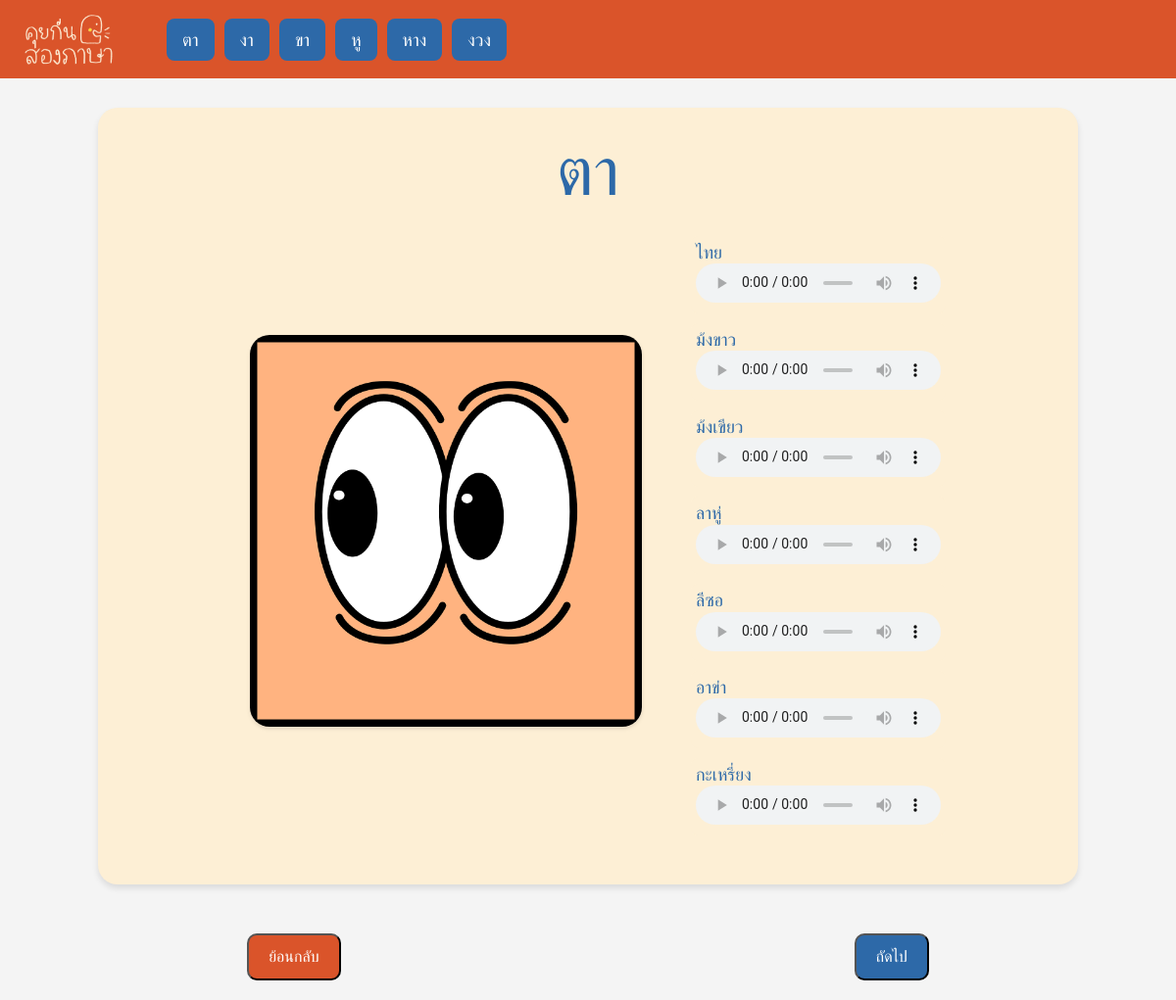
/lesson/1, run on the app's committed database.
### main.py (models this page shows, shortened)
class Lesson(db.Model):
    id = db.Column(db.Integer, primary_key=True)
    title = db.Column(db.Text, nullable=False)
    image_filename = db.Column(db.Text, nullable=False)
    sound_filename_thai = db.Column(db.Text, nullable=False)
    sound_filename_hmong_daw = db.Column(db.Text, nullable=False)
    sound_filename_hmong_njua = db.Column(db.Text, nullable=False)
    sound_filename_lahu = db.Column(db.Text, nullable=False)
    sound_filename_lisu = db.Column(db.Text, nullable=False)
    sound_filename_arka = db.Column(db.Text, nullable=False)
    sound_filename_karen = db.Column(db.Text, nullable=False)
    lesson_id = db.Column(db.Integer, nullable=False)

### main.py (the view)
@app.route('/lesson/<int:lesson_id>')
def display_lesson(lesson_id):
    lesson_data = Lesson.query.filter_by(lesson_id=lesson_id).all()
    if lesson_data:
        transformed_lesson_data = [(lesson.id, lesson.title, lesson.image_filename,
                                    lesson.sound_filename_thai, lesson.sound_filename_hmong_daw,
                                    lesson.sound_filename_hmong_njua, lesson.sound_filename_lahu,
                                    lesson.sound_filename_lisu, lesson.sound_filename_arka, lesson.sound_filename_karen,
                                    lesson.lesson_id)
                                   for lesson in lesson_data]
        return render_template('lesson.html', lesson_data=transformed_lesson_data, lesson_id=lesson_id)
    else:
        return "Lesson not found"

### templates/lesson.html (shortened to what this page needs)
<!DOCTYPE html>
<html lang="en">
<head>
    <link href="https://cdn.jsdelivr.net/npm/bootstrap@5.3.0-alpha1/dist/css/bootstrap.min.css" rel="stylesheet">
</head>
<body>
<div class="navbar-main">
    <div class="navbar-logo">
        <a href="/lesson_select" class="navbar-logo">
            <img src="/static/pic/mini_logo.png" alt="Logo" class="navbar-logo-img">
        </a>
    </div>
    {% for lesson in lesson_data %}
    <button class="navbar-button" onclick="showLesson({{ lesson[0] }})">{{ lesson[1] }}</button>
    {% endfor %}
</div>
<div class="container">
    {% for lesson in lesson_data %}
    <div class="lesson-box" data-lesson-id="{{ lesson[0] }}">
        <div class="d-flex flex-column align-items-center">
            <h1 class="heading">{{ lesson[1] }}</h1>
            <div class="lesson-content">
                <div class="d-flex flex-row align-items-center">
                    <div class="lesson-image-wrapper">
                        <img class="lesson-image img-fluid" src="{{ url_for('static', filename=lesson[2]) }}"
                            alt="Lesson Image">
                    </div>
                    <div class="audio-buttons-container" data-lesson-id="{{ lesson[0] }}">
                        {% set words = ['ไทย', 'ม้งขาว', 'ม้งเขียว', 'ลาหู่', 'ลีซอ', 'อาข่า', 'กะเหรี่ยง'] %}
                        {% for i in range(3, 10) %}
                        <div class="audio-button-wrapper">
                            <div class="audio-text">{{ words[i-3] }}</div>
                            <audio controls>
                                <source src="{{ url_for('static', filename=lesson[i]) }}" type="audio/mpeg">
                            </audio>
                        </div>
                        {% endfor %}
                    </div>
                </div>
            </div>
        </div>
    </div>
    {% endfor %}
</div>
</body>
</html>

### templates/lesson.html (style rules this page uses)
.navbar-main { background-color: #DA542A; width: 100%; height: 80px; display: flex; justify-content: flex-start; align-items: center; padding: 0 20px; position: fixed; top: 0; left: 0; z-index: 999; font-family: 'Itim', cursive; overflow-x: auto; }
.navbar-button { padding: 8px 16px; background-color: #2D69A8; color: #FFFFFF; border: none; border-radius: 8px; cursor: pointer; font-size: 18px; margin-right: 10px; text-decoration: none; }
body { background-color: #f4f4f4; font-family: 'Itim', cursive; margin: 0; padding: 0; }
.container { display: flex; flex-direction: column; align-items: flex-start; max-width: 1200px; margin: 0 auto; padding: 20px; margin-top: 80px; justify-content: center; align-items: center; }
.heading { color: #2D69A8; font-size: 70px; font-weight: 400; line-height: 130%; margin-bottom: 20px; width: 100%; text-align: center; }
.lesson-box { display: flex; justify-content: space-between; align-items: center; border-radius: 20px; background: #fdefd5; padding: 20px; margin: 10px; width: 100%; max-width: 1000px; box-shadow: 0 4px 6px rgba(0, 0, 0, 0.1); position: relative; flex: 1; }
.lesson-content { color: #2D69A8; font-size: 18px; font-weight: 400; line-height: 130%; margin-bottom: 20px; text-align: center; flex: 1; margin-left: 20px; }
.lesson-image { flex: 0 0 30%; width: 100%; max-height: 400px; object-fit: contain; border-radius: 20px; margin-bottom: 20px; box-shadow: 0 2px 4px rgba(0, 0, 0, 0.1); }
.lesson-box { display: none; }
.lesson-box:first-child { display: block; }
.audio-buttons-container { display: flex; flex-direction: column; align-items: flex-start; margin-left: 50px; }
.audio-buttons-container audio { width: 250px; height: 40px; }
.audio-text { text-align: left; display: flex; align-items: center; justify-content: flex-start; }
.navbar-logo { display: flex; align-items: center; text-decoration: none; margin-right: 20px; }
.navbar-logo-img { width: 100px; height: auto; margin-right: 10px; }
.audio-button-wrapper { background-color: #fdefd5; border-radius: 8px; padding: 5px; margin-bottom: 10px; transition: background-color 0.3s; cursor: pointer; }

### data on the page
Lesson: title "ตา", image_filename (picture), words "ไทย" "ม้งขาว" "ม้งเขียว" "ลาหู่" "ลีซอ" "อาข่า" "กะเหรี่ยง"
Lesson: title "งา"
Lesson: title "ขา"
Lesson: title "หู"
Lesson: title "หาง"
Lesson: title "งวง"
